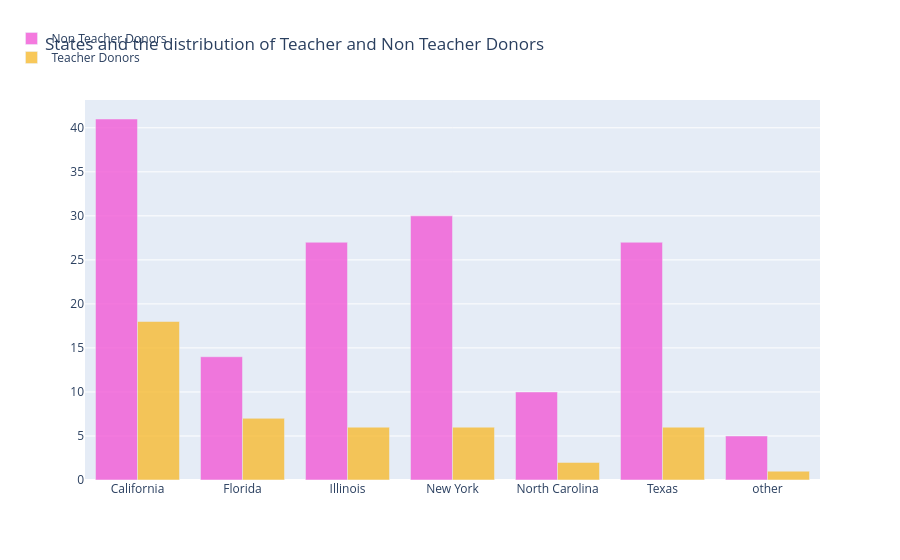

Here is the notebook cell this chart was saved with:
### Markdown cell above
## **2.4 Donantes docentes y no docentes por estado**
Gráfico de barras agrupado que compara la distribución de donantes identificados como maestros vs. no maestros en cada estado, permitiendo visualizar en qué regiones hay mayor participación de docentes como donantes.

### Code cell
# which city and state has maximum teacher donors
tempdf = donors_df.groupby(['Donor State', 'Donor Is Teacher']).agg({'Donor Is Teacher' : 'count' }).rename(columns={'Donor Is Teacher' : 'Teacher Donor Counts'}).reset_index()

no_df = tempdf[tempdf['Donor Is Teacher']=='No']
no_x = no_df['Donor State']
no_y = no_df['Teacher Donor Counts']
yes_df = tempdf[tempdf['Donor Is Teacher']=='Yes']
yes_x = yes_df['Donor State']
yes_y = yes_df['Teacher Donor Counts']

trace1 = go.Bar(
    x=no_x,
    y=no_y,
    name='Non Teacher Donors',
    marker=dict(color='#f259d6'),
    opacity=0.8
)
trace2 = go.Bar(
    x=yes_x,
    y=yes_y,
    name='Teacher Donors',
    marker=dict(color='#f7bb31'),
    opacity=0.8
)

data = [trace1, trace2]
layout = go.Layout(
    barmode='group',
    legend=dict(dict(x=-.1, y=1.2)),
    title = 'States and the distribution of Teacher and Non Teacher Donors',
)

fig = go.Figure(data=data, layout=layout)
iplot(fig, filename='grouped-bar')

### Figure 1 — Plotly figure (JSON) as saved in the notebook; plotly's stock layout.template omitted (floating-point values rounded to 4 significant figures)
{"data": [{"marker": {"color": "#f259d6"}, "name": "Non Teacher Donors", "opacity": 0.8, "type": "bar", "x": ["California", "Florida", "Illinois", "New York", "North Carolina", "Texas", "other"], "y": [41, 14, 27, 30, 10, 27, 5]}, {"marker": {"color": "#f7bb31"}, "name": "Teacher Donors", "opacity": 0.8, "type": "bar", "x": ["California", "Florida", "Illinois", "New York", "North Carolina", "Texas", "other"], "y": [18, 7, 6, 6, 2, 6, 1]}], "layout": {"barmode": "group", "legend": {"x": -0.1, "y": 1.2}, "title": {"text": "States and the distribution of Teacher and Non Teacher Donors"}}}
